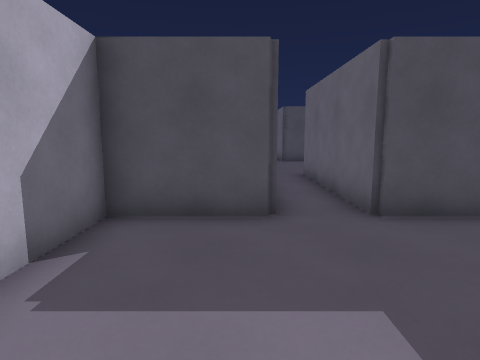
view 1 (above)

22 first-person views from a walk through a Godot game level. The camera is 1.4 m above the floor, tilts 8° down and sees 75° across. The floor is counted in squares, 1 m on a side. Each view is taken from the middle of a square. On the plan, view 1 faces up. The plan holds only what a view shows up to about 14 squares ahead; the rest is blank. Characters and animated objects are left out.

view 2
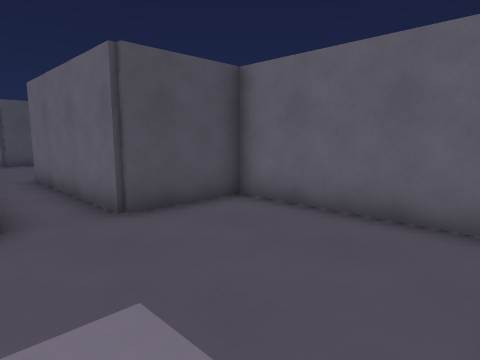

view 3
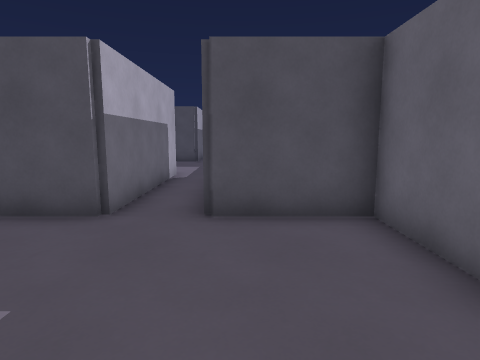

view 4
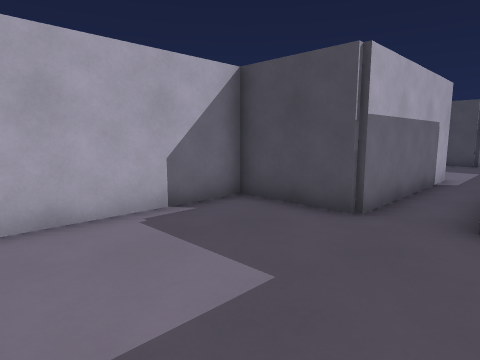

view 5
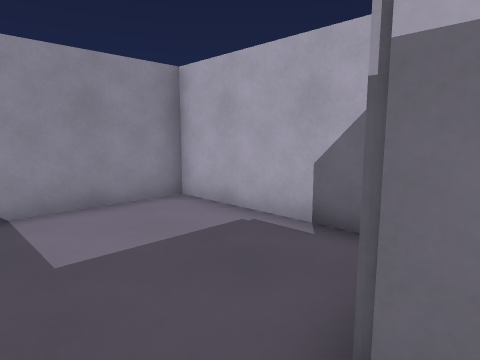

view 6
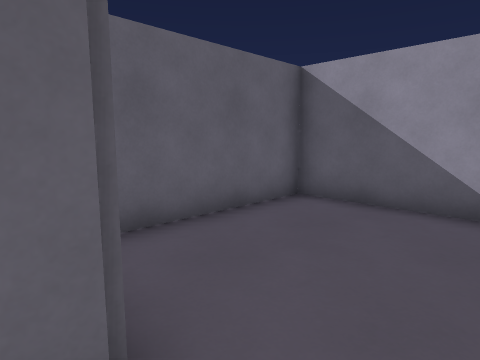

view 7
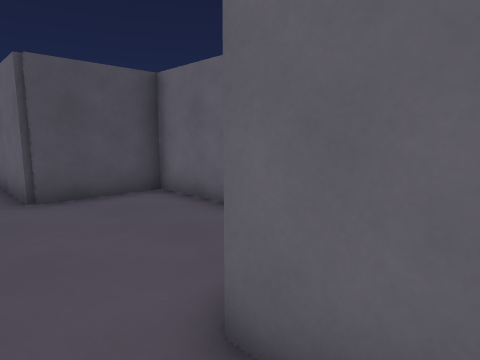

view 8
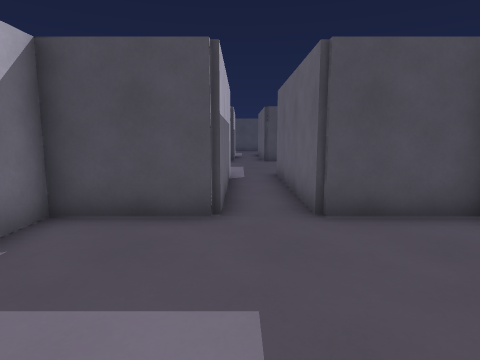

view 9
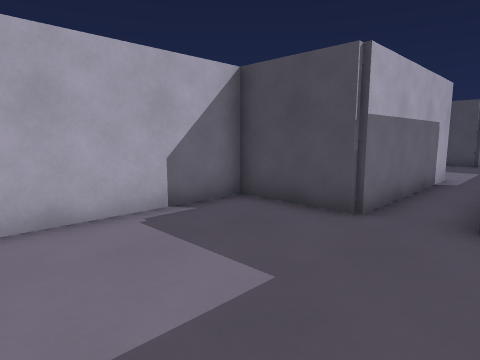

view 10
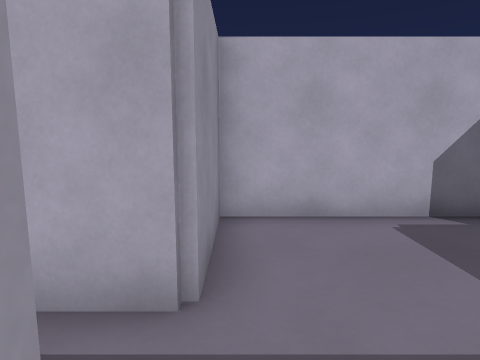

view 11
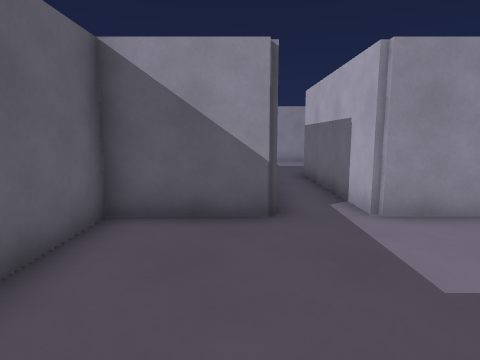

view 12
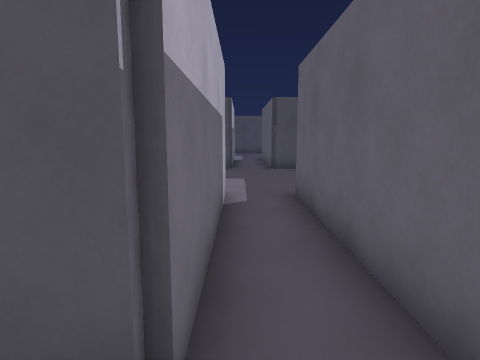

view 13
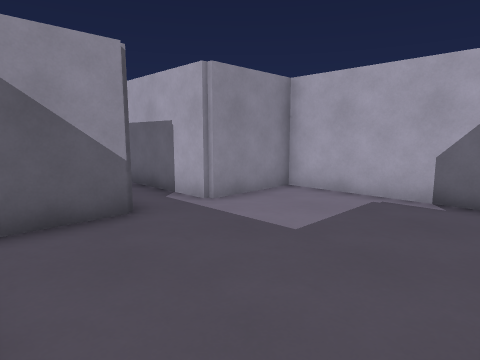

view 14
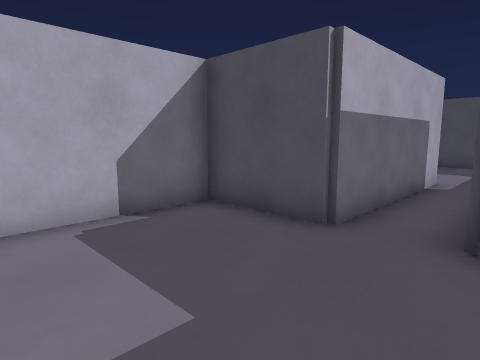

view 15
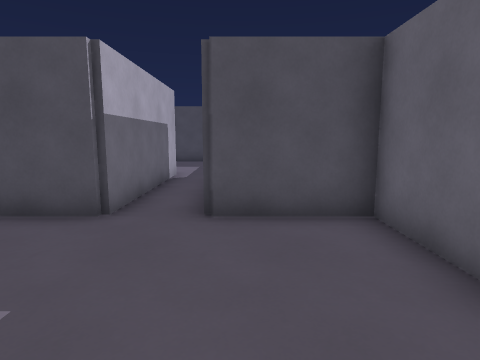

view 16
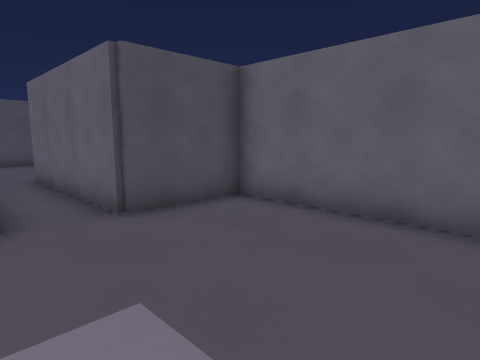

view 17
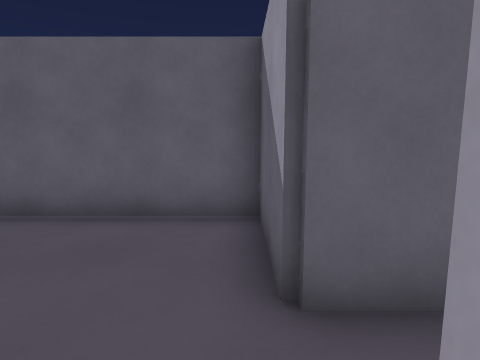

view 18
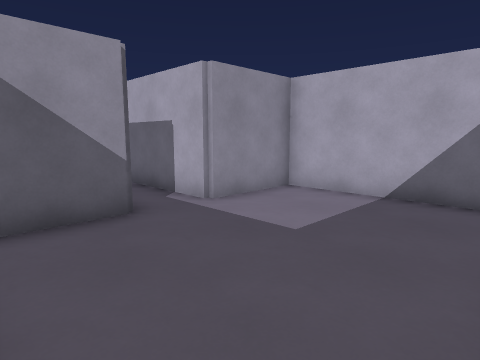

view 19
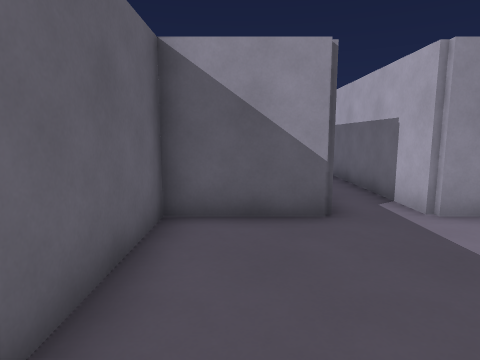

view 20
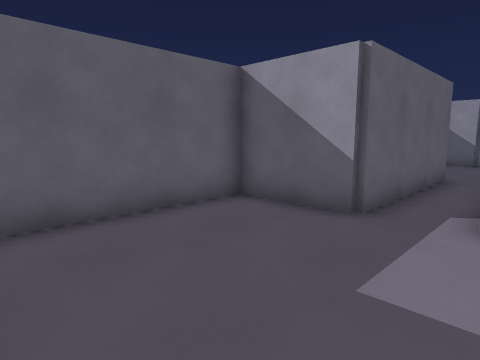

view 21
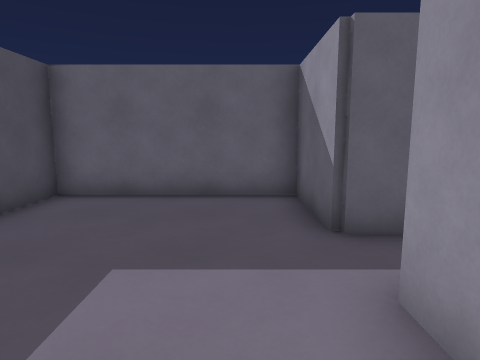

view 22
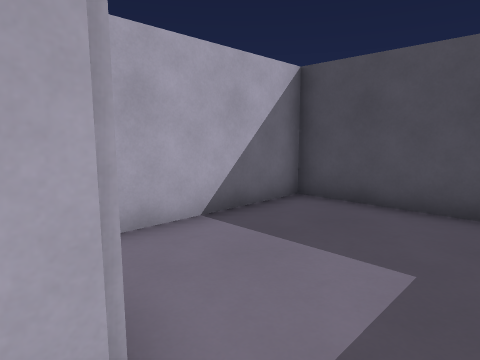

### Floor plan
Ten units are one square. View 1 is at (0, 0); x grows to the right and y downward. Boxes are objects, and circles mark ways between rooms. Rooms are numbered by the first view taken in them; rooms with no view inside come last. Other rooms are left out.
<svg viewBox="-28 -419 86 427">
<path fill="none" stroke="#000" d="M7 -117 7 -53 -23 -53 -23 3 53 3 53 -53 24 -53 24 -117M24 -117 53 -117 53 -173 24 -173 24 -237M7 -237 7 -173 -23 -173 -23 -117 7 -117M24 -237 53 -237 53 -293 24 -293 24 -356M7 -356 7 -293 -23 -293 -23 -237 7 -237M24 -356 53 -356 53 -414 -23 -414 -23 -356 7 -356"/>
<circle cx="15" cy="-110" r="3" fill="#2a7"/>
<circle cx="15" cy="-230" r="3" fill="#2a7"/>
<circle cx="15" cy="-350" r="3" fill="#2a7"/>
<text x="10" y="-40">1</text>
<text x="10" y="-160">2</text>
<text x="10" y="-280">3</text>
<text x="10" y="-390">4</text>
</svg>
Room 1 opens to room 2. Room 2 opens to room 3. Room 3 opens to room 4.

Where each view was taken, in squares from view 1:
view 1: 0 up, 0 right, facing up
view 2: 0 up, 0 right, facing up-right
view 3: 0 up, 3 right, facing up
view 4: 0 up, 3 right, facing up-left
view 5: 6 up, 2 right, facing down-left
view 6: 6 up, 1 right, facing down-right
view 7: 10 up, 1 right, facing up-right
view 8: 12 up, 1 right, facing up
view 9: 12 up, 3 right, facing up-left
view 10: 12 up, 3 right, facing left
view 11: 17 up, 3 right, facing down
view 12: 16 up, 1 right, facing up
view 13: 29 up, 5 right, facing down-left
view 14: 25 up, 3 right, facing up-left
view 15: 24 up, 3 right, facing up
view 16: 24 up, 0 right, facing up-right
view 17: 24 up, 0 right, facing right
view 18: 41 up, 5 right, facing down-left
view 19: 41 up, 4 right, facing down
view 20: 41 up, 0 right, facing down-right
view 21: 37 up, 2 left, facing right
view 22: 35 up, 2 right, facing up-left
